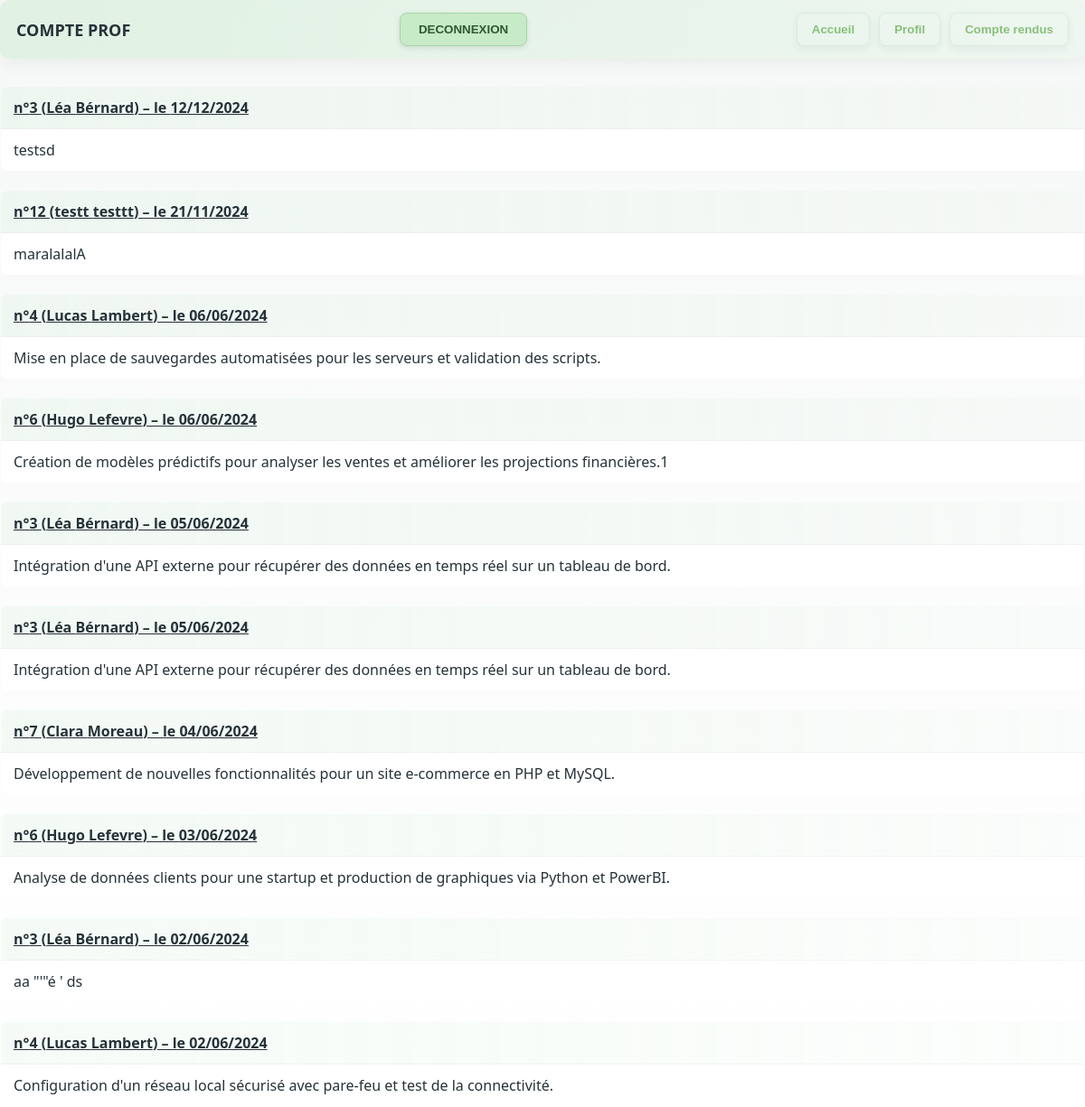
The page /cr.php (signed in) on the database its author committed.
### tables this page shows
CREATE TABLE `cr` (
  `num` bigint(20) NOT NULL,
  `date` date DEFAULT NULL,
  `description` text,
  `vu` tinyint(1) DEFAULT NULL,
  `datetime` datetime DEFAULT NULL,
  `num_utilisateur` int(11) DEFAULT NULL
);

CREATE TABLE `utilisateur` (
  `num` int(10) NOT NULL,
  `nom` varchar(100) DEFAULT NULL,
  `prenom` varchar(100) DEFAULT NULL,
  `tel` int(20) DEFAULT NULL,
  `login` varchar(100) DEFAULT NULL,
  `motdepasse` varchar(100) DEFAULT NULL,
  `type` int(1) DEFAULT NULL,
  `email` varchar(100) DEFAULT NULL,
  `option` int(1) NOT NULL COMMENT '0 pour ELEVE; 1 pour PROF',
  `num_stage` int(10) DEFAULT NULL
);

### cr.php (the view, shortened to what this page needs)
<!DOCTYPE html>
<html lang="fr">
<head>
    <link rel="stylesheet" href="style.css">
</head>
<body>
<?php
if ($_SESSION["type"] == 1)
{
    include '_menuProf.php';
    $requete = "SELECT *, DATE_FORMAT(date, '%d/%m/%Y') AS date_fr
                FROM cr, utilisateur
                WHERE utilisateur.num = cr.num_utilisateur
                ORDER BY date DESC";
    if($connexion = mysqli_connect($serveurBDD, $userBDD, $mdpBDD, $nomBDD))
    {
        $resultat = mysqli_query($connexion, $requete);
        while($donnees = mysqli_fetch_assoc($resultat))
        {
            $num = $donnees['num'];
            $contenu = $donnees['description'];
            $prenom = $donnees['prenom'];
            $nom = $donnees['nom'];
            $date = $donnees['date_fr'];
            echo "
            <div class='table-container'>
                <table border='2'>
                    <thead>
                        <tr><th colspan='2'><u>n°$num ($prenom $nom) – le $date</u></th></tr>
                    </thead>
                    <tbody>
                        <tr><td>$contenu</td></tr>
                    </tbody>
                </table>
            </div>";
        }
    }
}
?>
</body>
</html>

### _menuProf.php
<header>
    <nav class="menu">
        <div class="logo">COMPTE PROF</div>
        <a href="index.php?deco=1"> <button type=submit class="btn-deco"> DECONNEXION </button> </a>
         <div class="menu-buttons">
                     <button class="btn-menu" onclick="window.location.href='acceuil.php'">Accueil</button>
                     <button class="btn-menu" onclick="window.location.href='perso.php'">Profil</button>
                     <button class="btn-menu" onclick="window.location.href='cr.php'">Compte rendus</button>
        </div>
    </nav>
</header>

### style.css (style rules this page uses)
:root { --pastel: #BFE8C6; --pastel-dark: #88C07A; --bg: #F6F8F7; --card-bg: #FFFFFF; --muted: #98A9A0; --text: #263238; --accent: #DFEDE1; --danger: #DF6B4C; --shadow: 0 6px 18px rgba(38,50,56,0.06); --radius: 12px; --pad: 18px; --container-max: 1100px; }
* { box-sizing:border-box }
html,body { height:100%; margin:0; font-family: "Segoe UI", Roboto, "Helvetica Neue", Arial, sans-serif; background: linear-gradient(180deg, var(--bg) 0%, #FFFFFF 100%); color:var(--text); -webkit-font-smoothing:antialiased; -moz-osx-font-smoothing:grayscale; }
header .menu { display:flex; align-items:center; justify-content:space-between; gap:10px; padding: 14px 18px; border-radius: 10px; background: linear-gradient(90deg, rgba(191,232,198,0.4), rgba(191,232,198,0.15)); box-shadow: var(--shadow); margin-bottom: 30px; }
.logo { font-weight:700; font-size:18px; color:var(--text); }
.menu-buttons { display:flex; gap:10px; align-items:center; }
.btn-menu, .btn-submit, .btn-ghost { display:inline-block; border: none; padding: 10px 16px; border-radius:8px; cursor:pointer; font-weight:600; transition: transform .12s ease, box-shadow .12s ease; box-shadow: 0 3px 8px rgba(38,50,56,0.06); }
.btn-menu { background:transparent; color:var(--pastel-dark); border: 1px solid rgba(136,192,122,0.18); }
a { color:var(--pastel-dark); text-decoration:none; font-weight:600; }
.table-container { margin: 20px 0; }
.table-container table { width:100%; border-collapse:collapse; border-radius:8px; overflow:hidden; border:1px solid rgba(0,0,0,0.06); }
.table-container thead th { background: linear-gradient(90deg, rgba(191,232,198,0.15), rgba(191,232,198,0.05)); padding:12px 14px; text-align:left; font-weight:700; }
.table-container tbody td { padding:12px 14px; background:#fff; border-top:1px solid rgba(0,0,0,0.03); color:var(--text); }
.btn-deco { display: inline-block; padding: 10px 20px; background-color: #c7eac7; border: 1px solid #a8d5a8; border-radius: 8px; color: #2d5a2d; font-weight: bold; text-decoration: none; transition: 0.2s ease-in-out; box-shadow: 0 2px 6px rgba(0,0,0,0.1); }

### rows shown on the page
cr: num_utilisateur.num "3", num_utilisateur.prenom "Léa", num_utilisateur.nom "Bérnard", date "12/12/2024", description "testsd"
cr: num_utilisateur.num "12", num_utilisateur.prenom "testt", num_utilisateur.nom "testtt", date "21/11/2024", description "maralalalA"
cr: num_utilisateur.num "4", num_utilisateur.prenom "Lucas", num_utilisateur.nom "Lambert", date "06/06/2024", description "Mise en place de sauvegardes automatisées pour les serveurs et validation des scripts."
cr: num_utilisateur.num "6", num_utilisateur.prenom "Hugo", num_utilisateur.nom "Lefevre", date "06/06/2024", description "Création de modèles prédictifs pour analyser les ventes et améliorer les projections financières.1"
cr: num_utilisateur.num "3", num_utilisateur.prenom "Léa", num_utilisateur.nom "Bérnard", date "05/06/2024", description "Intégration d'une API externe pour récupérer des données en temps réel sur un tableau de bord."
cr: num_utilisateur.num "3", num_utilisateur.prenom "Léa", num_utilisateur.nom "Bérnard", date "05/06/2024", description "Intégration d'une API externe pour récupérer des données en temps réel sur un tableau de bord."
cr: num_utilisateur.num "7", num_utilisateur.prenom "Clara", num_utilisateur.nom "Moreau", date "04/06/2024", description "Développement de nouvelles fonctionnalités pour un site e-commerce en PHP et MySQL."
cr: num_utilisateur.num "6", num_utilisateur.prenom "Hugo", num_utilisateur.nom "Lefevre", date "03/06/2024", description "Analyse de données clients pour une startup et production de graphiques via Python et PowerBI."
cr: num_utilisateur.num "3", num_utilisateur.prenom "Léa", num_utilisateur.nom "Bérnard", date "02/06/2024", description "aa \"'\"é ' ds"
cr: num_utilisateur.num "4", num_utilisateur.prenom "Lucas", num_utilisateur.nom "Lambert", date "02/06/2024", description "Configuration d'un réseau local sécurisé avec pare-feu et test de la connectivité."
